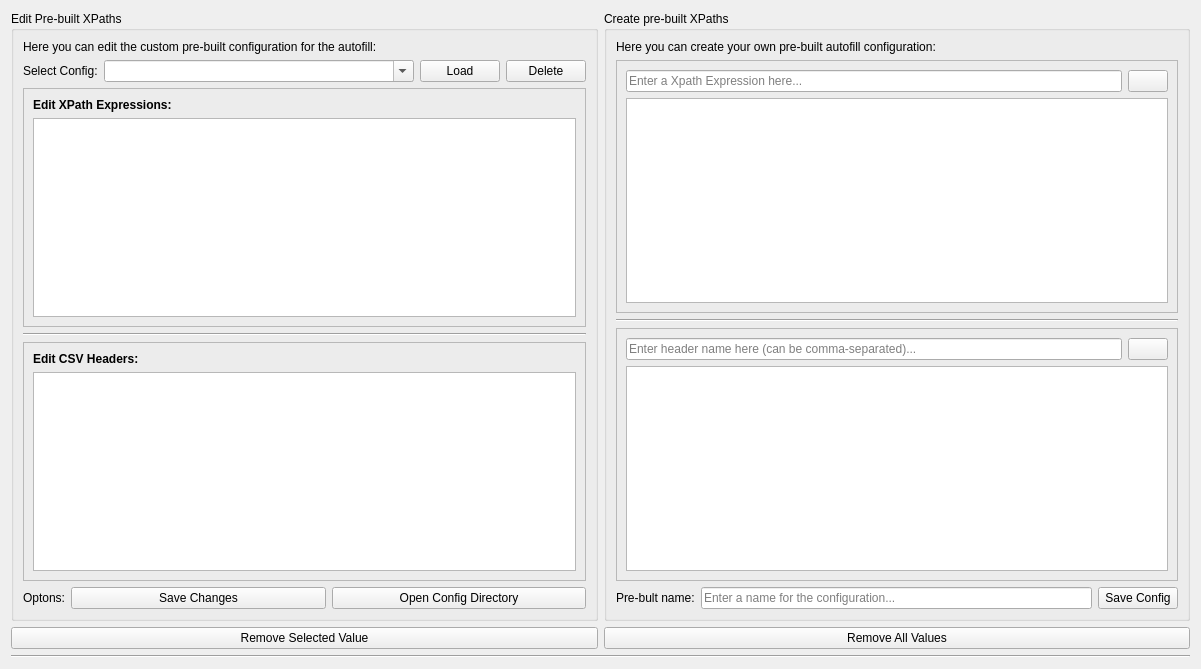
<?xml version="1.0" encoding="UTF-8"?>
<ui version="4.0">
 <class>PreBuiltXPathsManagerWidget</class>
 <widget class="QWidget" name="PreBuiltXPathsManagerWidget">
  <property name="windowModality">
   <enum>Qt::WindowModality::WindowModal</enum>
  </property>
  <property name="geometry">
   <rect>
    <x>0</x>
    <y>0</y>
    <width>1201</width>
    <height>669</height>
   </rect>
  </property>
  <property name="windowTitle">
   <string>PreBuilt XPaths Manager Widget</string>
  </property>
  <property name="windowIcon">
   <iconset resource="../resources/qrc/xmluvation_resources.qrc">
    <normaloff>:/icons/xml_256px.ico</normaloff>:/icons/xml_256px.ico</iconset>
  </property>
  <property name="toolTip">
   <string>Removes the all items in the focused listbox.</string>
  </property>
  <layout class="QVBoxLayout" name="verticalLayout">
   <item>
    <layout class="QHBoxLayout" name="MainHorLayout">
     <item>
      <layout class="QVBoxLayout" name="LeftSide">
       <item>
        <widget class="QGroupBox" name="groupBox_pre_built_xpaths_main">
         <property name="title">
          <string>Edit Pre-built XPaths</string>
         </property>
         <layout class="QVBoxLayout" name="verticalLayout_2">
          <item>
           <widget class="QLabel" name="label_9">
            <property name="text">
             <string>Here you can edit the custom pre-built configuration for the autofill:</string>
            </property>
           </widget>
          </item>
          <item>
           <layout class="QHBoxLayout" name="horizontalLayout">
            <item>
             <widget class="QLabel" name="lable_pre_built_xpaths">
              <property name="text">
               <string>Select Config:</string>
              </property>
             </widget>
            </item>
            <item>
             <widget class="QComboBox" name="combobox_xpath_configs">
              <property name="sizePolicy">
               <sizepolicy hsizetype="Expanding" vsizetype="Fixed">
                <horstretch>0</horstretch>
                <verstretch>0</verstretch>
               </sizepolicy>
              </property>
              <property name="editable">
               <bool>true</bool>
              </property>
             </widget>
            </item>
            <item>
             <widget class="QPushButton" name="button_load_config">
              <property name="toolTip">
               <string>Load the selected configuration and fill the two listboxes.</string>
              </property>
              <property name="text">
               <string>Load</string>
              </property>
             </widget>
            </item>
            <item>
             <widget class="QPushButton" name="button_delete_config">
              <property name="toolTip">
               <string>Deletes the selected configurtion all it's values.</string>
              </property>
              <property name="text">
               <string>Delete</string>
              </property>
             </widget>
            </item>
           </layout>
          </item>
          <item>
           <widget class="QFrame" name="frame_3">
            <property name="frameShape">
             <enum>QFrame::Shape::StyledPanel</enum>
            </property>
            <property name="frameShadow">
             <enum>QFrame::Shadow::Raised</enum>
            </property>
            <layout class="QVBoxLayout" name="verticalLayout_8">
             <item>
              <widget class="QLabel" name="label_7">
               <property name="font">
                <font>
                 <bold>true</bold>
                </font>
               </property>
               <property name="text">
                <string>Edit XPath Expressions:</string>
               </property>
              </widget>
             </item>
             <item>
              <widget class="QListWidget" name="list_widget_edit_xpath_expressions">
               <property name="focusPolicy">
                <enum>Qt::FocusPolicy::ClickFocus</enum>
               </property>
              </widget>
             </item>
            </layout>
           </widget>
          </item>
          <item>
           <widget class="Line" name="line_3">
            <property name="orientation">
             <enum>Qt::Orientation::Horizontal</enum>
            </property>
           </widget>
          </item>
          <item>
           <widget class="QFrame" name="frame_4">
            <property name="frameShape">
             <enum>QFrame::Shape::StyledPanel</enum>
            </property>
            <property name="frameShadow">
             <enum>QFrame::Shadow::Raised</enum>
            </property>
            <layout class="QVBoxLayout" name="verticalLayout_4">
             <item>
              <widget class="QLabel" name="label_8">
               <property name="font">
                <font>
                 <bold>true</bold>
                </font>
               </property>
               <property name="text">
                <string>Edit CSV Headers:</string>
               </property>
              </widget>
             </item>
             <item>
              <widget class="QListWidget" name="list_widget_edit_csv_headers">
               <property name="focusPolicy">
                <enum>Qt::FocusPolicy::ClickFocus</enum>
               </property>
              </widget>
             </item>
            </layout>
           </widget>
          </item>
          <item>
           <layout class="QHBoxLayout" name="horizontalLayout_6">
            <item>
             <widget class="QLabel" name="label_2">
              <property name="text">
               <string>Optons:</string>
              </property>
             </widget>
            </item>
            <item>
             <widget class="QPushButton" name="button_save_changes">
              <property name="sizePolicy">
               <sizepolicy hsizetype="Expanding" vsizetype="Fixed">
                <horstretch>0</horstretch>
                <verstretch>0</verstretch>
               </sizepolicy>
              </property>
              <property name="toolTip">
               <string>Save changes that you made to the two listboxes.</string>
              </property>
              <property name="text">
               <string>Save Changes</string>
              </property>
             </widget>
            </item>
            <item>
             <widget class="QPushButton" name="button_open_config_directory">
              <property name="sizePolicy">
               <sizepolicy hsizetype="Expanding" vsizetype="Fixed">
                <horstretch>0</horstretch>
                <verstretch>0</verstretch>
               </sizepolicy>
              </property>
              <property name="text">
               <string>Open Config Directory</string>
              </property>
             </widget>
            </item>
           </layout>
          </item>
         </layout>
        </widget>
       </item>
      </layout>
     </item>
     <item>
      <layout class="QVBoxLayout" name="RightSide">
       <item>
        <widget class="QGroupBox" name="groupBox">
         <property name="title">
          <string>Create pre-built XPaths</string>
         </property>
         <layout class="QVBoxLayout" name="verticalLayout_7">
          <item>
           <widget class="QLabel" name="label">
            <property name="text">
             <string>Here you can create your own pre-built autofill configuration:</string>
            </property>
            <property name="alignment">
             <set>Qt::AlignmentFlag::AlignLeading|Qt::AlignmentFlag::AlignLeft|Qt::AlignmentFlag::AlignVCenter</set>
            </property>
           </widget>
          </item>
          <item>
           <widget class="QFrame" name="frame">
            <property name="frameShape">
             <enum>QFrame::Shape::StyledPanel</enum>
            </property>
            <property name="frameShadow">
             <enum>QFrame::Shadow::Raised</enum>
            </property>
            <layout class="QVBoxLayout" name="verticalLayout_3">
             <item>
              <layout class="QHBoxLayout" name="horizontalLayout_3">
               <item>
                <widget class="QLineEdit" name="line_edit_xpath_expression">
                 <property name="placeholderText">
                  <string>Enter a Xpath Expression here...</string>
                 </property>
                </widget>
               </item>
               <item>
                <widget class="QPushButton" name="button_add_xpath_to_list">
                 <property name="toolTip">
                  <string>Add entered XPath Expression to it's listbox.</string>
                 </property>
                 <property name="text">
                  <string/>
                 </property>
                 <property name="icon">
                  <iconset theme="QIcon::ThemeIcon::ListAdd"/>
                 </property>
                </widget>
               </item>
              </layout>
             </item>
             <item>
              <widget class="QListWidget" name="list_widget_xpath_expressions">
               <property name="focusPolicy">
                <enum>Qt::FocusPolicy::ClickFocus</enum>
               </property>
              </widget>
             </item>
            </layout>
           </widget>
          </item>
          <item>
           <widget class="Line" name="line_2">
            <property name="orientation">
             <enum>Qt::Orientation::Horizontal</enum>
            </property>
           </widget>
          </item>
          <item>
           <widget class="QFrame" name="frame_2">
            <property name="frameShape">
             <enum>QFrame::Shape::StyledPanel</enum>
            </property>
            <property name="frameShadow">
             <enum>QFrame::Shadow::Raised</enum>
            </property>
            <layout class="QVBoxLayout" name="verticalLayout_6">
             <item>
              <layout class="QHBoxLayout" name="horizontalLayout_4">
               <item>
                <widget class="QLineEdit" name="line_edit_csv_header">
                 <property name="placeholderText">
                  <string>Enter header name here (can be comma-separated)...</string>
                 </property>
                </widget>
               </item>
               <item>
                <widget class="QPushButton" name="button_add_csv_header_to_list">
                 <property name="toolTip">
                  <string>Add entered CSV Header to it's listbox.</string>
                 </property>
                 <property name="text">
                  <string/>
                 </property>
                 <property name="icon">
                  <iconset theme="QIcon::ThemeIcon::ListAdd"/>
                 </property>
                </widget>
               </item>
              </layout>
             </item>
             <item>
              <widget class="QListWidget" name="list_widget_csv_headers">
               <property name="focusPolicy">
                <enum>Qt::FocusPolicy::ClickFocus</enum>
               </property>
              </widget>
             </item>
            </layout>
           </widget>
          </item>
          <item>
           <layout class="QHBoxLayout" name="horizontalLayout_5">
            <item>
             <widget class="QLabel" name="label_4">
              <property name="text">
               <string>Pre-bult name:</string>
              </property>
             </widget>
            </item>
            <item>
             <widget class="QLineEdit" name="line_edit_config_name">
              <property name="placeholderText">
               <string>Enter a name for the configuration...</string>
              </property>
             </widget>
            </item>
            <item>
             <widget class="QPushButton" name="button_save_config">
              <property name="toolTip">
               <string>Save your configurtion with all items that are in the two listboxes.</string>
              </property>
              <property name="text">
               <string>Save Config</string>
              </property>
             </widget>
            </item>
           </layout>
          </item>
         </layout>
        </widget>
       </item>
      </layout>
     </item>
    </layout>
   </item>
   <item>
    <layout class="QHBoxLayout" name="horizontalLayout_2">
     <item>
      <widget class="QPushButton" name="button_remove_selected">
       <property name="toolTip">
        <string>Removes the currently selected item in the focused listbox.</string>
       </property>
       <property name="text">
        <string>Remove Selected Value</string>
       </property>
      </widget>
     </item>
     <item>
      <widget class="QPushButton" name="button_remove_all">
       <property name="toolTip">
        <string>Removes all items in the focused listbox.</string>
       </property>
       <property name="text">
        <string>Remove All Values</string>
       </property>
      </widget>
     </item>
    </layout>
   </item>
   <item>
    <widget class="Line" name="line">
     <property name="orientation">
      <enum>Qt::Orientation::Horizontal</enum>
     </property>
    </widget>
   </item>
  </layout>
 </widget>
 <resources>
  <include location="../resources/qrc/xmluvation_resources.qrc"/>
 </resources>
 <connections/>
</ui>
